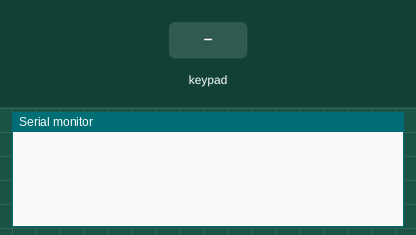
Simulated run of this sketch. Board: Arduino Uno, built with avr-gcc and run on an emulated ATmega328P. Parts: the last lines printed to the serial monitor. The inputs (shaded band) are chosen by the test bench.

Above: at 1.2 s.
1.3 s: key '1' pressed
At 2.5 s:
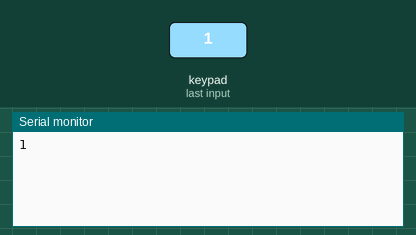
2.8 s: keypad keys 9 8 7 6 # pressed 0.4 s apart
At 5.1 s:
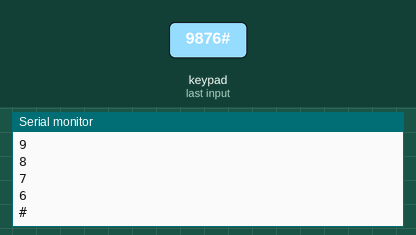
6.3 s: key '*' pressed
At 7.5 s:
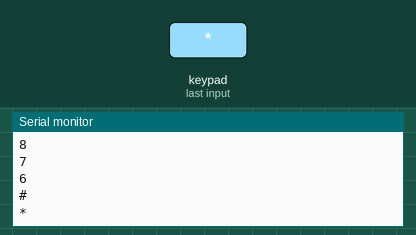
7.8 s: keypad keys 5 4 3 pressed 0.4 s apart
At 9.3 s:
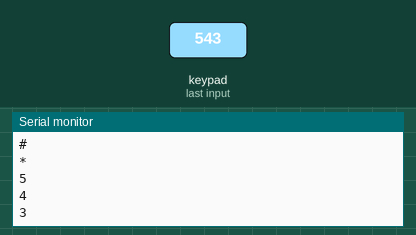
Timing chart, 0 to 10.8 s (numbered marks = the images above; inputs shaded):
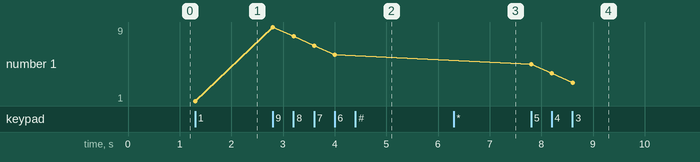

Measured:
- after the input at 1.3 s, the serial monitor: prints a new line at once (image 1)
- after the input at 2.8 s, the serial monitor: prints a new line at once (image 2)
- after the input at 6.3 s, the serial monitor: prints a new line at once (image 3)
- after the input at 7.8 s, the serial monitor: prints a new line at once (image 4)
- plotted number 1: 1 → 6 after the input at 2.8 s, 6 → 3 after the input at 7.8 s

The sketch:

Led_Keypad.ino
```cpp
#include <Keypad.h>

const byte ROWS = 4; //four rows
const byte COLS = 3; //four columns
//define the symbols on the buttons of the keypads
char hexaKeys[ROWS][COLS] = {
  {'1','2','3'},
  {'4','5','6'},
  {'7','8','9'},
  {'*','0','#'}
};
byte rowPins[ROWS] = {9, 8, 7, 6}; //connect to the row pinouts of the keypad
byte colPins[COLS] = {5, 4, 3};    //connect to the column pinouts of the keypad

//initialize an instance of class NewKeypad
Keypad customKeypad = Keypad( makeKeymap(hexaKeys), rowPins, colPins, ROWS, COLS);

void setup(){
  Serial.begin(9600);
}

void loop(){
  char customKey = customKeypad.getKey();

  if (customKey){
    Serial.println(customKey);
  }
}
```
